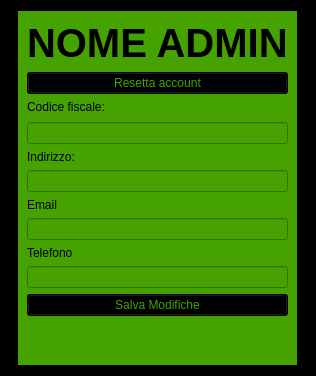
<?xml version="1.0" encoding="UTF-8"?>
<ui version="4.0">
 <class>Servizio</class>
 <widget class="QWidget" name="Servizio">
  <property name="geometry">
   <rect>
    <x>0</x>
    <y>0</y>
    <width>316</width>
    <height>376</height>
   </rect>
  </property>
  <property name="windowTitle">
   <string>Admin</string>
  </property>
  <property name="styleSheet">
   <string notr="true">background-color: rgb(0, 0, 0);</string>
  </property>
  <layout class="QGridLayout" name="gridLayout">
   <item row="0" column="0" alignment="Qt::AlignHCenter|Qt::AlignVCenter">
    <widget class="QWidget" name="widget" native="true">
     <property name="styleSheet">
      <string notr="true">background-color: rgb(69, 162, 0);</string>
     </property>
     <layout class="QGridLayout" name="gridLayout_2">
      <item row="0" column="0">
       <layout class="QVBoxLayout" name="verticalLayout">
        <item>
         <widget class="QLabel" name="labelNomeCognome">
          <property name="font">
           <font>
            <pointsize>30</pointsize>
            <weight>75</weight>
            <bold>true</bold>
           </font>
          </property>
          <property name="text">
           <string>NOME ADMIN</string>
          </property>
         </widget>
        </item>
        <item>
         <widget class="QPushButton" name="rimuoviProfilo">
          <property name="styleSheet">
           <string notr="true">color: rgb(69, 162, 0);
background-color: rgb(0, 0, 0);labella</string>
          </property>
          <property name="text">
           <string>Resetta account</string>
          </property>
         </widget>
        </item>
        <item>
         <widget class="QLabel" name="label">
          <property name="text">
           <string>Codice fiscale:</string>
          </property>
         </widget>
        </item>
        <item>
         <spacer name="verticalSpacer">
          <property name="orientation">
           <enum>Qt::Vertical</enum>
          </property>
          <property name="sizeHint" stdset="0">
           <size>
            <width>20</width>
            <height>40</height>
           </size>
          </property>
         </spacer>
        </item>
        <item>
         <widget class="QLineEdit" name="labelCF"/>
        </item>
        <item>
         <widget class="QLabel" name="label_2">
          <property name="text">
           <string>Indirizzo:</string>
          </property>
         </widget>
        </item>
        <item>
         <widget class="QLineEdit" name="labelIndirizzo"/>
        </item>
        <item>
         <widget class="QLabel" name="label_3">
          <property name="text">
           <string>Email</string>
          </property>
         </widget>
        </item>
        <item>
         <widget class="QLineEdit" name="labelEmail"/>
        </item>
        <item>
         <widget class="QLabel" name="label_4">
          <property name="text">
           <string>Telefono</string>
          </property>
         </widget>
        </item>
        <item>
         <widget class="QLineEdit" name="labelTelefono"/>
        </item>
        <item>
         <widget class="QPushButton" name="pushButton">
          <property name="styleSheet">
           <string notr="true">color: rgb(69, 162, 0);
background-color: rgb(0, 0, 0);labella</string>
          </property>
          <property name="text">
           <string>Salva Modifiche</string>
          </property>
         </widget>
        </item>
        <item>
         <spacer name="verticalSpacer_2">
          <property name="orientation">
           <enum>Qt::Vertical</enum>
          </property>
          <property name="sizeType">
           <enum>QSizePolicy::Fixed</enum>
          </property>
          <property name="sizeHint" stdset="0">
           <size>
            <width>20</width>
            <height>40</height>
           </size>
          </property>
         </spacer>
        </item>
       </layout>
      </item>
     </layout>
    </widget>
   </item>
  </layout>
 </widget>
 <resources/>
 <connections/>
</ui>
